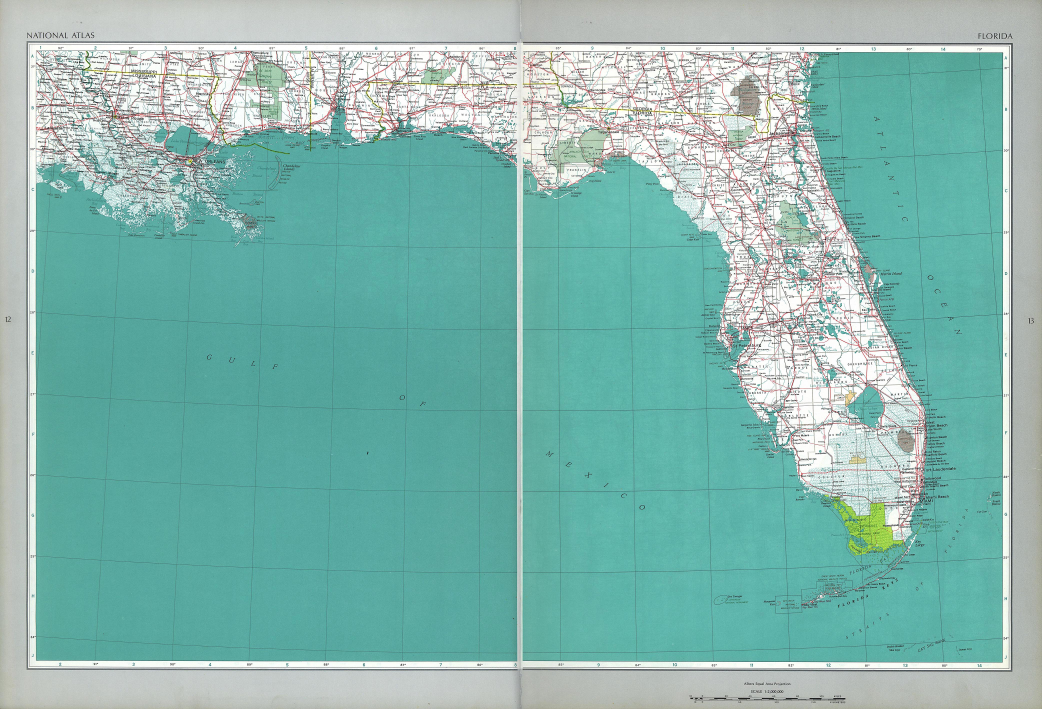
#> input picture data/raw/ca000018.jpg, 4168 x 2835 px (shown at 1/4 size); its folder holds only this picture in this run
$ python -i create_masks.py   (imports and definitions only)
#> lines starting #> are read from the running program, lines starting #| are printed output that depends on the picture; after the words box and inside, x2 and y2 are one past the last pixel; in counts of white or black regions, pixels touching at a corner belong together
"""
Création de masques GT pour cartes militaires Nord-Africaines 1:50,000
──────────────────────────────────────────────────────────────────────
Calibré sur 8 cartes réelles :
  Tunisia  : Bizerte, Tunis, Aïn El Kseïba
  Algeria  : Aïn Bessem, Alger, Terny, Warnier, Renault

Plages HSV calibrées sur données réelles (dataset_config.json)
Coverage observée : 14-50% selon densité de la carte

Usage :
  from create_masks import create_mask
  mask, report = create_mask(img_bgr)
"""

import json, logging
import cv2
import numpy as np
from pathlib import Path
from skimage import measure

logger = logging.getLogger(__name__)

# ── Charger la config calibree ────────────────────────────────────────────────
# Config unifiee v2 : data/config.json -> blocs hsv_ranges + mask_parameters.
# Fallback retro-compat : data/dataset_config.json.
_project_root = Path(__file__).resolve().parents[1]
_unified = _project_root / "data" / "config.json"
_legacy  = _project_root / "data" / "dataset_config.json"
_local   = Path(__file__).parent / "dataset_config.json"
if _unified.exists():
    _CFG = json.loads(_unified.read_text())
elif _legacy.exists():
    _CFG = json.loads(_legacy.read_text())
elif _local.exists():
    _CFG = json.loads(_local.read_text())
else:
    _CFG = {}

def _hsv(key):
    return _CFG.get("hsv_ranges", {}).get(key, {})

# Ranges calibrés sur 8 cartes réelles
_RED1_LO  = tuple(_hsv("red_roads_primary").get("low1",  [0,   60,  60]))
_RED1_HI  = tuple(_hsv("red_roads_primary").get("high1", [15, 255, 255]))
_RED2_LO  = tuple(_hsv("red_roads_primary").get("low2",  [155, 60,  60]))
_RED2_HI  = tuple(_hsv("red_roads_primary").get("high2", [180,255, 255]))
#> further down, picture is the input picture: shape (2835, 4168, 3); mean B, G, R 175.2, 182.9, 132.2
_VEG_LO   = tuple(_hsv("vegetation").get("low",  [35,  20,  50]))
_VEG_HI   = tuple(_hsv("vegetation").get("high", [95, 255, 220]))
_WAT_LO   = tuple(_hsv("water_blue").get("low",  [95,  40,  40]))
_WAT_HI   = tuple(_hsv("water_blue").get("high", [145,255, 200]))

_MIN_AREA_PX     = 8
_COV_LOW         = 5.0
_COV_HIGH        = 55.0    # terny 49.8% → limite 55%
_GRID_FRACTION   = 0.60


def create_mask(img_bgr: np.ndarray,
                use_frame_detection: bool = False) -> tuple:
    """
    Crée un masque GT binaire pour une carte militaire Nord-Africaine.

    Features détectées (calibrées sur 8 cartes réelles) :
      - Routes rouges primaires  (rouge HSV — coverage 6-21%)
      - Features sombres / routes noires (Otsu + filtre largeur adaptative)
      - Végétation verte (35,20,50)-(95,255,220) — importante sur Terny (35%)
      - Eau / hydrographie bleue

    Args:
        img_bgr:              image BGR (préférablement déjà cropée)
        use_frame_detection:  si True, applique MapFrameDetector en interne

    Returns:
        (mask uint8, report dict)
    """
#> called with use_frame_detection = False
    report = {}
    h, w   = img_bgr.shape[:2]

    # ── Frame detection optionnelle ───────────────────────────────────────────
    work = img_bgr
    if use_frame_detection:
        try:
            from .map_frame_detector import MapFrameDetector
            det    = MapFrameDetector()
            result = det.detect(img_bgr)
            if result.confidence > 0.5:
                work = result.image
                report['frame'] = f"{result.method} conf={result.confidence:.2f}"
        except Exception as e:
            report['frame_error'] = str(e)

    h, w   = work.shape[:2]
    gray   = cv2.cvtColor(work, cv2.COLOR_BGR2GRAY)
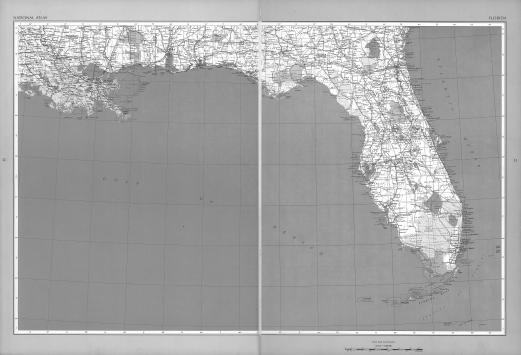
#> gray: shape (2835, 4168) (shown at 1/8 size); min 0, max 255, mean 166.9
    hsv    = cv2.cvtColor(work, cv2.COLOR_BGR2HSV)
#> hsv: shape (2835, 4168, 3); mean H, S, V 79, 80.8, 184.2

    # ── Calcul min_road_width sur les dimensions COMPLÈTES du crop ────────────
    # Bug précédent : mrw calculé sur des zones partielles (dimensions petites)
    # → filtre trop faible → texte/tirets capturés
    # Fix : utilise TOUJOURS min(full_w, full_h) pour le calcul
    mrw = max(3, min(w, h) // 200)

    # ── 1. Routes rouges primaires ────────────────────────────────────────────
    # Calibré : coverage 6-21% sur les 8 cartes
    red1   = cv2.inRange(hsv, _RED1_LO, _RED1_HI)
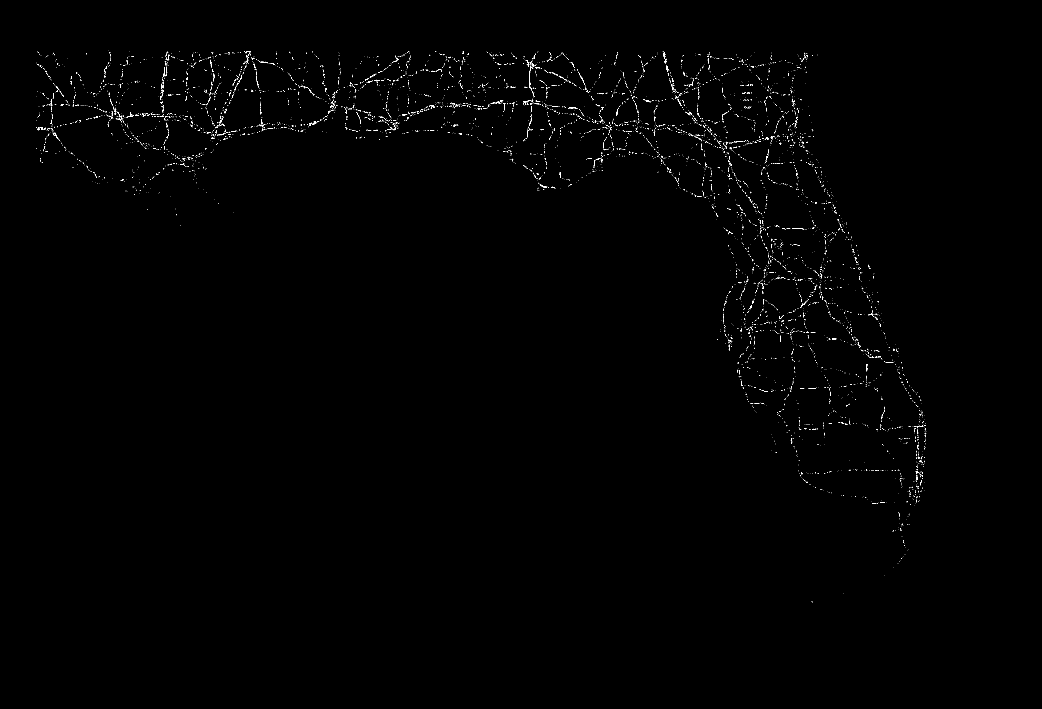
#> red1: shape (2835, 4168) (shown at 1/4 size); 0.28% white in thin lines or dots, all inside (x1, y1, x2, y2) = (144, 203, 3706, 2412)
    red2   = cv2.inRange(hsv, _RED2_LO, _RED2_HI)
#> red2: shape (2835, 4168); 0.83% white in thin lines or dots, all inside (x1, y1, x2, y2) = (144, 203, 3707, 2421)
    red    = cv2.bitwise_or(red1, red2)
    k_red  = cv2.getStructuringElement(cv2.MORPH_RECT, (3, 3))
    red    = cv2.dilate(red, k_red, iterations=2)   # combler les trous dans les lignes
#> red: shape (2835, 4168); 3.8% white; 382 white regions, largest, box (x1, y1, x2, y2) and area: (2090, 203, 3709, 2178) 258862, (279, 201, 1371, 687) 76917, (1373, 202, 2071, 569) 49203
    report['red_px']   = int((red > 0).sum())
    report['red_pct']  = round((red > 0).mean() * 100, 1)

    # ── 2. Features sombres — Otsu + filtre largeur adaptative ───────────────
    # mrw déjà calculé ci-dessus sur les dimensions complètes du crop
    _, dark_raw = cv2.threshold(gray, 0, 255,
                                cv2.THRESH_BINARY_INV + cv2.THRESH_OTSU)
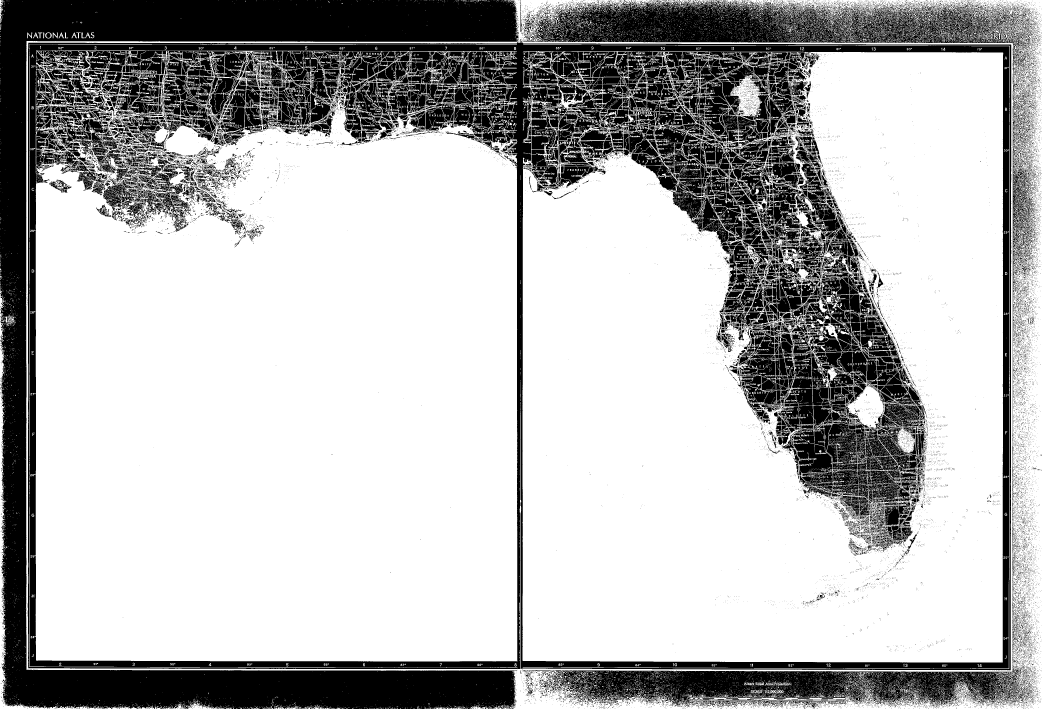
#> dark_raw: shape (2835, 4168) (shown at 1/4 size); 71.7% white; 31741 black regions (28636 under 20 px), largest, box (x1, y1, x2, y2) and area: (0, 0, 2076, 2835) 884267, (111, 156, 4045, 2681) 443606, (2092, 0, 4116, 305) 203493
    k_open = cv2.getStructuringElement(cv2.MORPH_RECT, (mrw, mrw))
    dark   = cv2.morphologyEx(dark_raw, cv2.MORPH_OPEN, k_open, iterations=1)
#> dark: shape (2835, 4168); 59.9% white; 457 black regions (370 under 20 px), largest, box (x1, y1, x2, y2) and area: (0, 0, 4168, 2835) 4720387, (3208, 2330, 3395, 2435) 5822, (3668, 2068, 3746, 2116) 1415
    report['dark_px']        = int((dark > 0).sum())
    report['dark_raw_px']    = int((dark_raw > 0).sum())
    report['min_road_width'] = mrw

    # ── 3. Végétation verte ───────────────────────────────────────────────────
    # Importante : Terny 35%, Warnier 11%, Ain Bessem 8%
    green   = cv2.inRange(hsv, _VEG_LO, _VEG_HI)
#> green: shape (2835, 4168); 63.9% white; 8813 black regions (8275 under 20 px), largest, box (x1, y1, x2, y2) and area: (0, 0, 4168, 2835) 4197215, (413, 744, 487, 827) 2293, (3473, 1091, 3511, 1230) 1635
    k_veg   = cv2.getStructuringElement(cv2.MORPH_ELLIPSE, (5, 5))
    green   = cv2.morphologyEx(green, cv2.MORPH_CLOSE, k_veg, iterations=2)
#> green: shape (2835, 4168); 67.6% white; 269 black regions, largest, box (x1, y1, x2, y2) and area: (0, 0, 4168, 2835) 3657836, (3184, 516, 3482, 1194) 48843, (2069, 1759, 2090, 2290) 8089
    green   = cv2.morphologyEx(green, cv2.MORPH_OPEN,  k_veg, iterations=1)
#> green: shape (2835, 4168); 66.9% white; 110 black regions (9 under 20 px), largest, box (x1, y1, x2, y2) and area: (0, 0, 4168, 2835) 3891885, (3497, 1611, 3596, 1746) 3418, (3408, 1827, 3463, 1855) 1045
    report['green_px']  = int((green > 0).sum())
    report['green_pct'] = round((green > 0).mean() * 100, 1)

    # ── 4. Eau / Hydrographie ─────────────────────────────────────────────────
    water   = cv2.inRange(hsv, _WAT_LO, _WAT_HI)
#> water: shape (2835, 4168); 0.1% white in thin lines or dots
    k_wat   = cv2.getStructuringElement(cv2.MORPH_ELLIPSE, (5, 5))
    water   = cv2.morphologyEx(water, cv2.MORPH_CLOSE, k_wat, iterations=2)
#> water: shape (2835, 4168); 0.15% white in thin lines or dots
    report['water_px']  = int((water > 0).sum())

    # ── 5. Combiner toutes les features ──────────────────────────────────────
    combined = cv2.bitwise_or(dark, red)
#> combined: shape (2835, 4168); 63.7% white; 858 black regions (530 under 20 px), largest, box (x1, y1, x2, y2) and area: (0, 0, 4168, 2835) 2987722, (2968, 1413, 3797, 2367) 248986, (2379, 599, 3014, 1188) 49948
    combined = cv2.bitwise_or(combined, green)
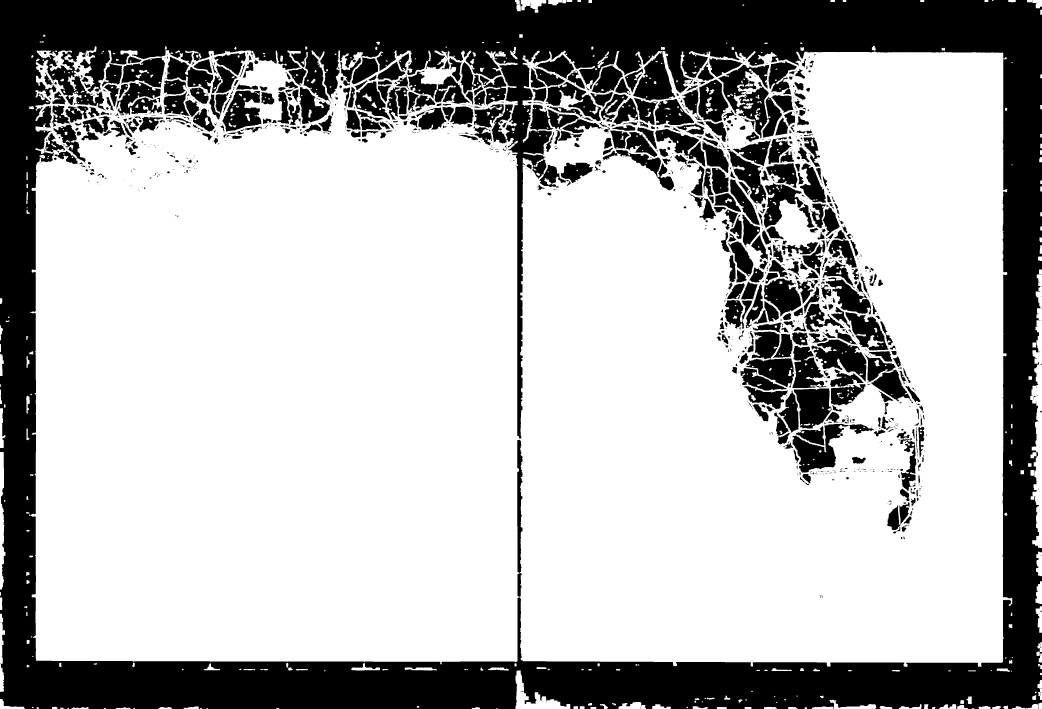
#> combined: shape (2835, 4168) (shown at 1/4 size); 70.5% white; 1282 black regions (662 under 20 px), largest, box (x1, y1, x2, y2) and area: (0, 0, 4168, 2835) 2573226, (2872, 259, 3128, 554) 31838, (3170, 1383, 3326, 1714) 30959
    combined = cv2.bitwise_or(combined, water)
#> combined: shape (2835, 4168); 70.6% white; 1306 black regions (688 under 20 px)

    # ── 6. Supprimer le bruit (composantes < MIN_AREA_PX) ────────────────────
    # Calibré : supprime artéfacts scan sans toucher aux routes
    labels    = measure.label(combined)
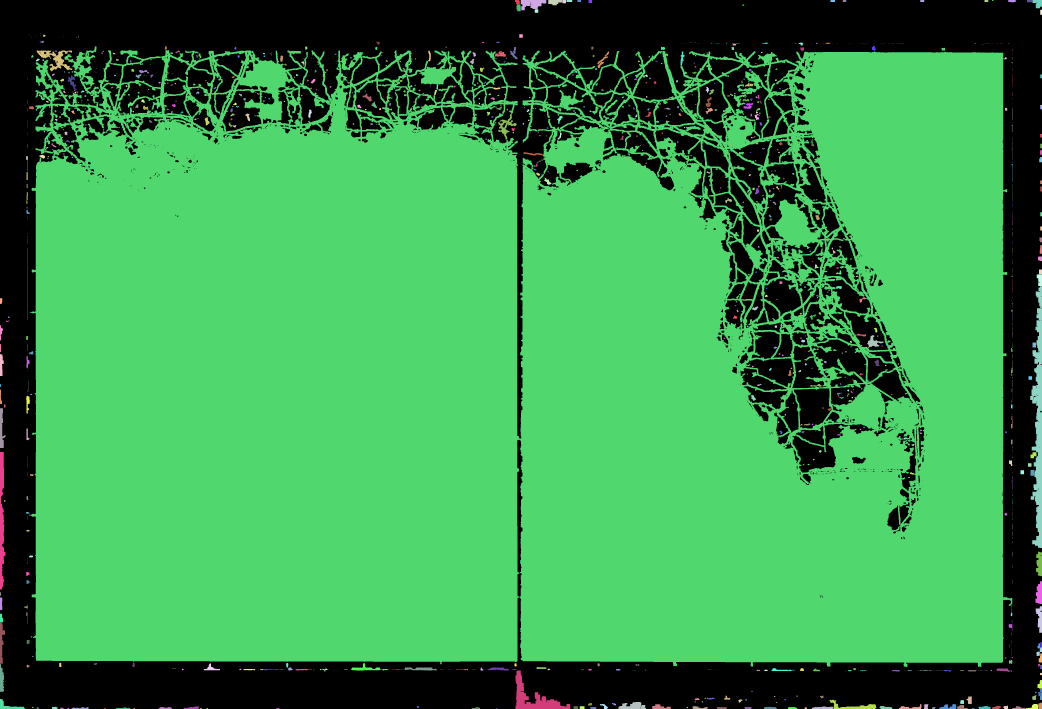
#> labels: shape (2835, 4168) int64 (shown at 1/4 size); 1433 distinct labels, from 0 to 1432; one colour per label, 0 black
    regions   = measure.regionprops(labels)
#> regions = 1432 regions; largest, box (x1, y1, x2, y2) and area: (121, 185, 4049, 2668) 8188506, (4121, 1146, 4168, 2192) 25614, (2062, 2682, 2281, 2835) 10421, (0, 1808, 22, 2358) 7394, (147, 201, 289, 285) 4258
    clean     = np.zeros_like(combined)
    for r in regions:
        if r.area >= _MIN_AREA_PX:
            clean[labels == r.label] = 255
#> clean: shape (2835, 4168); 70.6% white; 1306 black regions (688 under 20 px), largest, box (x1, y1, x2, y2) and area: (0, 0, 4168, 2835) 2567770, (2872, 259, 3128, 554) 31823, (3170, 1383, 3326, 1714) 30954

    noise_removed = int((combined > 0).sum()) - int((clean > 0).sum())
#> noise_removed = 1124
    report['noise_px_removed']  = noise_removed
    report['components_kept']   = sum(1 for r in regions if r.area >= _MIN_AREA_PX)
    report['components_total']  = len(regions)

    # ── 7. Qualité ────────────────────────────────────────────────────────────
    cov = float((clean > 0).mean()) * 100
#> cov = 70.57
    report['coverage_pct'] = round(cov, 1)

    if cov < _COV_LOW:
        report['warning'] = f"Coverage {cov:.1f}% < {_COV_LOW}% — under-detection"
    elif cov > _COV_HIGH:
        report['warning'] = f"Coverage {cov:.1f}% > {_COV_HIGH}% — over-segmentation"
    else:
        report['status'] = 'ok'

    return clean, report

>>> import cv2
>>> picture = cv2.imread('../data/raw/ca000018.jpg')
>>> result = create_mask(picture)

$ run again, on data/raw/tunis_1969.jpg
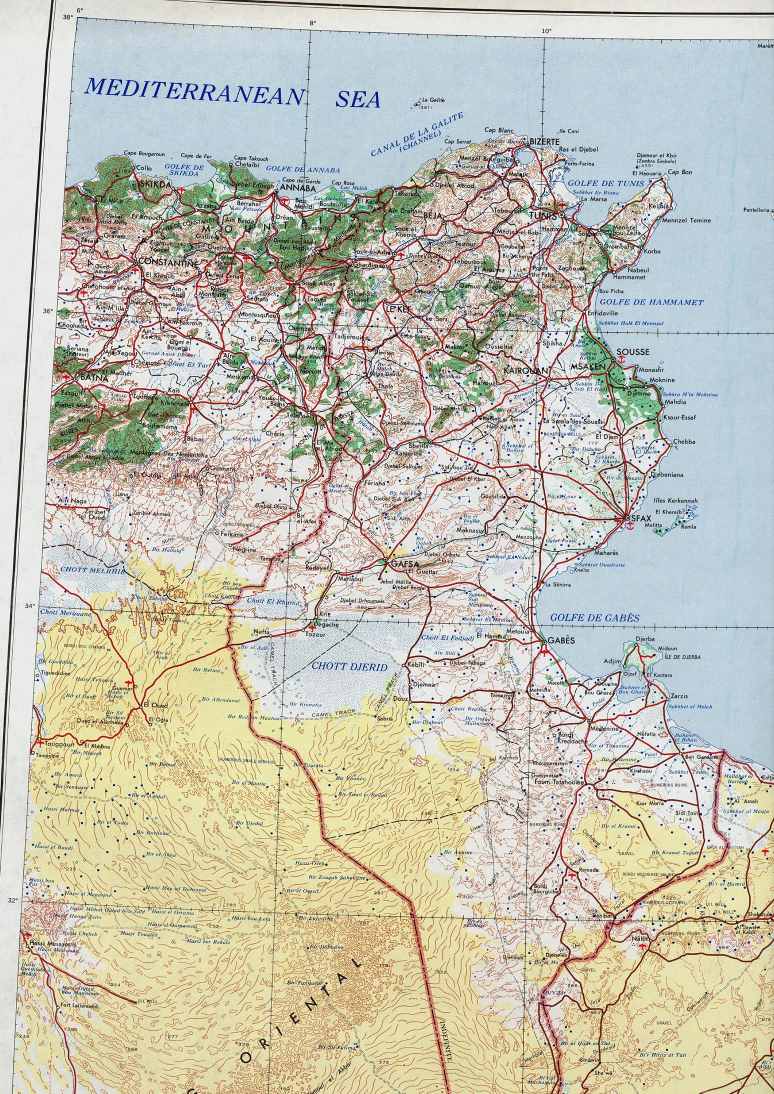
#> input picture data/raw/tunis_1969.jpg, 1548 x 2188 px (shown at 1/2 size)
#> picture is the input picture: shape (2188, 1548, 3); mean B, G, R 180.4, 195.2, 197.7
#> hsv: shape (2188, 1548, 3); mean H, S, V 55, 49.9, 207.7
#> in create_mask, `red1   = cv2.inRange(hsv, _RED1_LO, _RED1_HI)`:
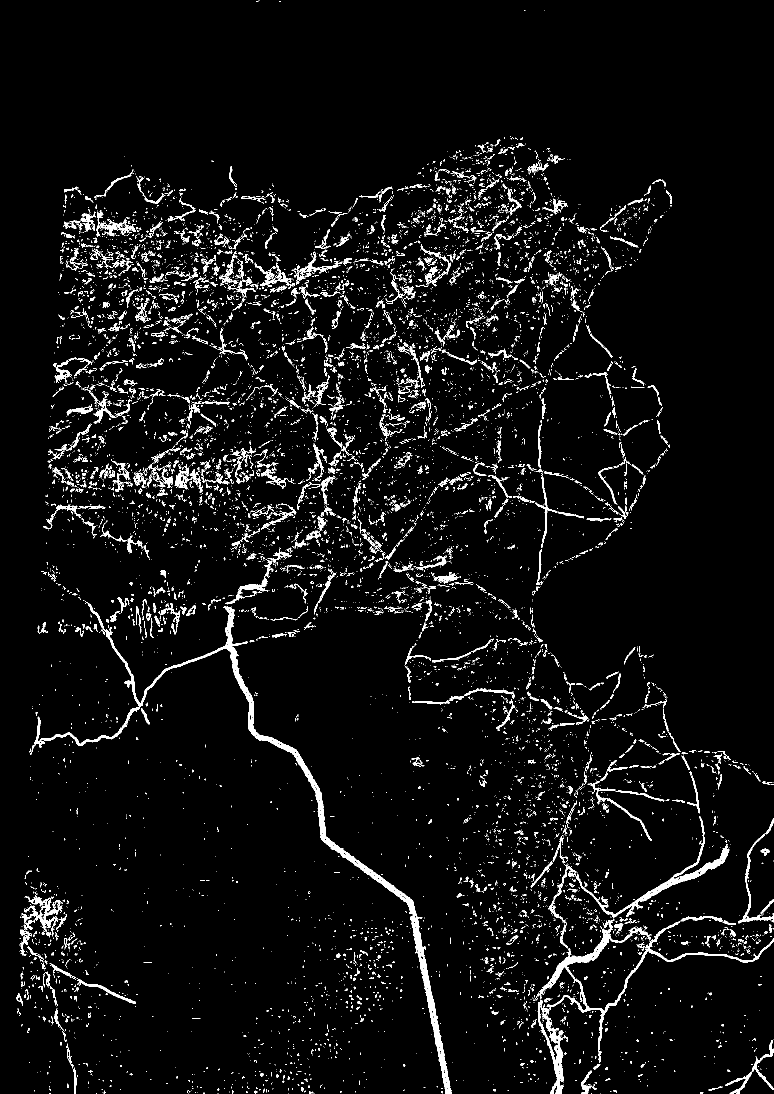
#> red1: shape (2188, 1548) (shown at 1/2 size); 4.8% white; 10319 white regions (9100 under 20 px), largest, box (x1, y1, x2, y2) and area: (60, 1202, 903, 2188) 15863, (1075, 1838, 1548, 2188) 9551, (1107, 1632, 1459, 1837) 4293
#> red2: shape (2188, 1548); 1.1% white in thin lines or dots, all inside (x1, y1, x2, y2) = (42, 277, 1548, 2171)
#> dark_raw: shape (2188, 1548); 18.1% white in thin lines or dots
#> dark: shape (2188, 1548); 0.15% white; 60 white regions, largest, box (x1, y1, x2, y2) and area: (317, 826, 339, 846) 248, (757, 404, 777, 424) 223, (752, 383, 765, 405) 203
#> in create_mask, `labels    = measure.label(combined)`:
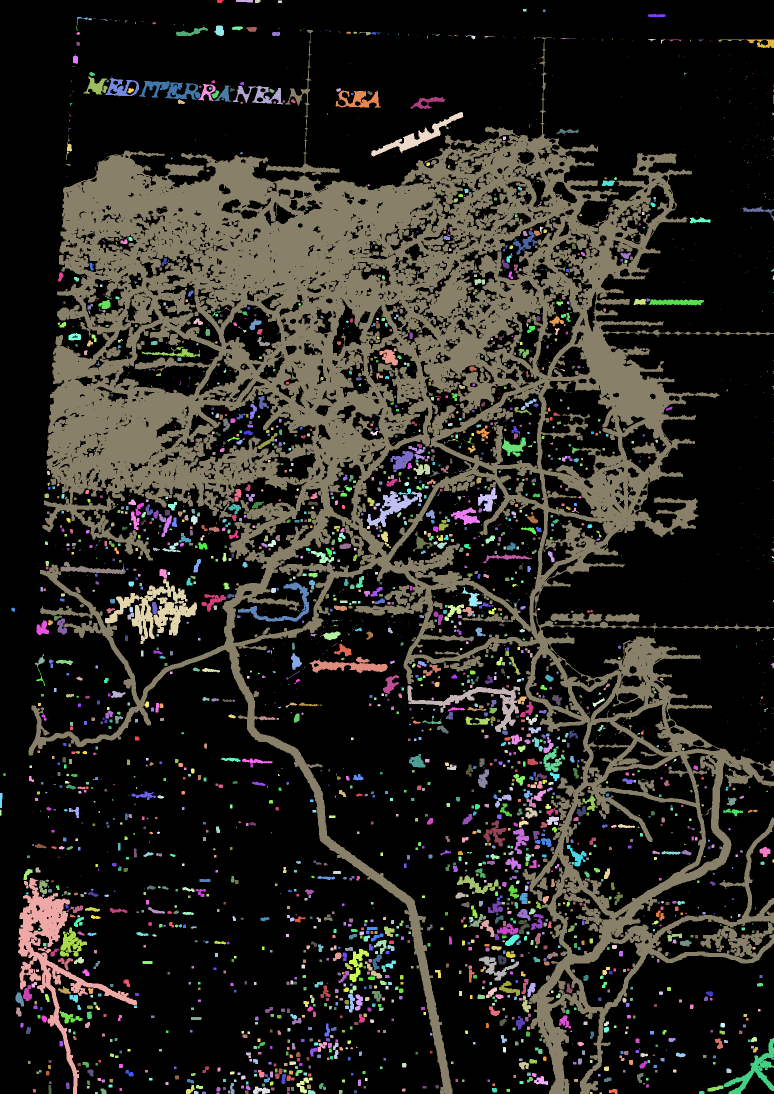
#> labels: shape (2188, 1548) int64 (shown at 1/2 size); 2997 distinct labels, from 0 to 2996; one colour per label, 0 black
#> regions = 2996 regions; largest, box (x1, y1, x2, y2) and area: (57, 59, 1548, 2188) 719968, (36, 1756, 274, 2188) 15928, (210, 1158, 394, 1288) 7958, (815, 1371, 1040, 1464) 4168, (1448, 2076, 1548, 2188) 2919
#> noise_removed = 1655
#> cov = 27.37
